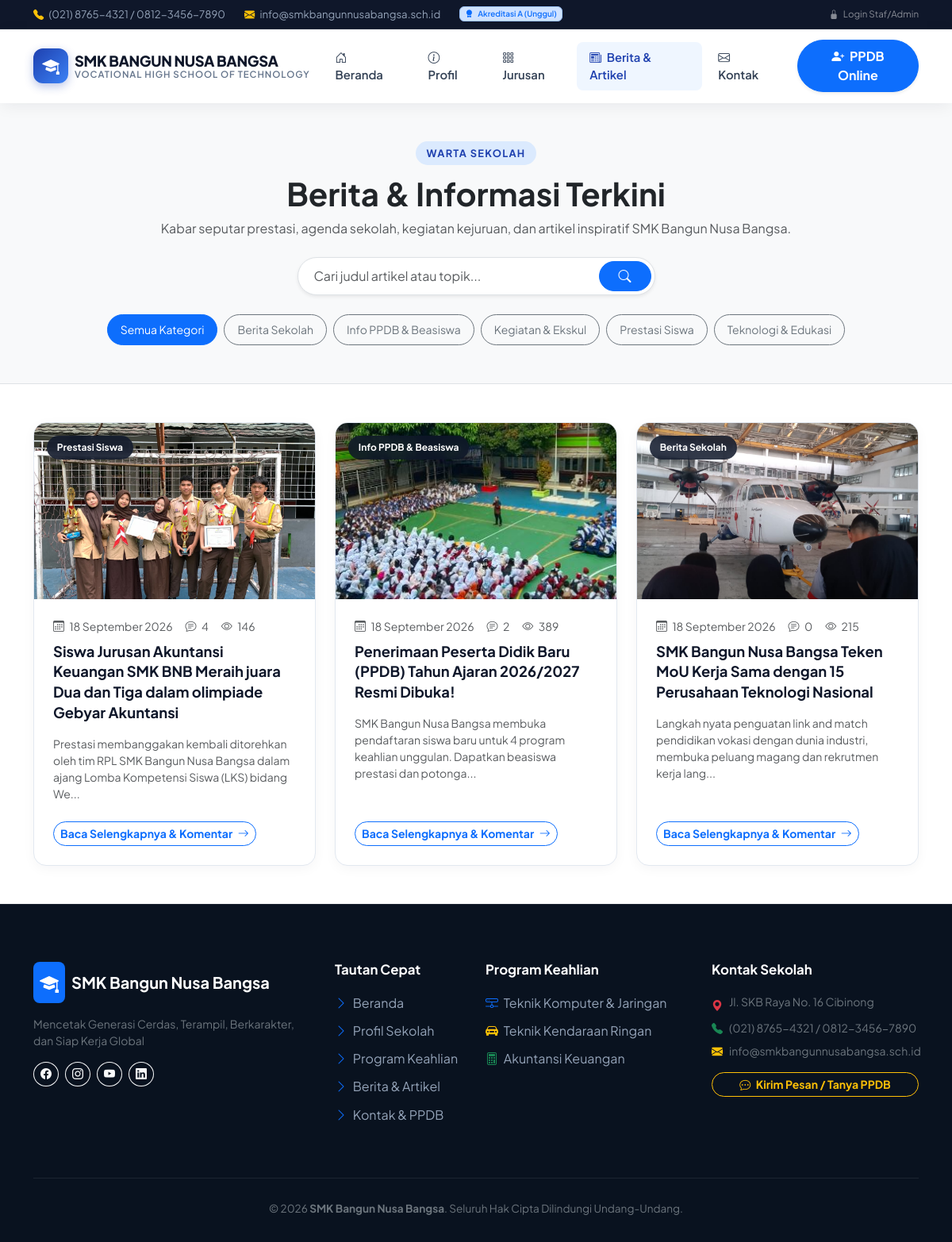
Screenshot of /artikel.php with the database file from the repository.
### tables this page shows
CREATE TABLE `categories` (
  `id` int(11) NOT NULL,
  `name` varchar(100) NOT NULL,
  `slug` varchar(120) NOT NULL,
  `description` varchar(255) DEFAULT NULL,
  `created_at` timestamp NOT NULL DEFAULT current_timestamp()
);

CREATE TABLE `articles` (
  `id` int(11) NOT NULL,
  `category_id` int(11) NOT NULL,
  `user_id` int(11) NOT NULL,
  `title` varchar(255) NOT NULL,
  `slug` varchar(255) NOT NULL,
  `excerpt` text NOT NULL,
  `content` longtext NOT NULL,
  `image` varchar(255) DEFAULT NULL,
  `status` enum('published','draft') DEFAULT 'published',
  `views_count` int(11) DEFAULT 0,
  `created_at` timestamp NOT NULL DEFAULT current_timestamp(),
  `updated_at` timestamp NOT NULL DEFAULT current_timestamp() ON UPDATE current_timestamp()
);

### config/app.php (called while the page is built, shortened)
<?php
function base_url($path = '') {
    $protocol = (!empty($_SERVER['HTTPS']) && $_SERVER['HTTPS'] !== 'off') || (isset($_SERVER['SERVER_PORT']) && $_SERVER['SERVER_PORT'] == 443) ? "https://" : "http://";
    $host = $_SERVER['HTTP_HOST'] ?? 'localhost';
    $scriptName = str_replace('\\', '/', dirname($_SERVER['SCRIPT_NAME'] ?? ''));
    $baseFolder = '';
    if (strpos($scriptName, '/admin') !== false) {
        $baseFolder = substr($scriptName, 0, strpos($scriptName, '/admin'));
    } else {
        $baseFolder = rtrim($scriptName, '/');
    }
    $url = $protocol . $host . $baseFolder;
    return rtrim($url, '/') . '/' . ltrim($path, '/');
}
function asset($path = '') {
    return base_url('assets/' . ltrim($path, '/'));
}
function sanitize($data) {
    return htmlspecialchars(trim($data), ENT_QUOTES, 'UTF-8');
}
function format_date_id($datetime, $includeTime = false) {
    $timestamp = strtotime($datetime);
    $bulan = [
        1 => 'Januari', 'Februari', 'Maret', 'April', 'Mei', 'Juni',
        'Juli', 'Agustus', 'September', 'Oktober', 'November', 'Desember'
    ];
    $d = date('j', $timestamp);
    $m = $bulan[(int)date('n', $timestamp)];
    $y = date('Y', $timestamp);
    return "$d $m $y";
}

### artikel.php (the view, shortened to what this page needs)
<?php
require_once __DIR__ . '/config/app.php';
$pdo = getDBConnection();
$search = sanitize($_GET['q'] ?? '');
$categorySlug = sanitize($_GET['kategori'] ?? '');
$page = max(1, (int)($_GET['page'] ?? 1));
$limit = 6;
$offset = ($page - 1) * $limit;
$categories = [];
try {
    $categories = $pdo->query("SELECT * FROM categories ORDER BY name ASC")->fetchAll();
} catch (Exception $e) {
}
$whereClauses = ["a.status = 'published'"];
$params = [];
$whereSql = implode(' AND ', $whereClauses);
$articles = [];
try {
    $articleStmt = $pdo->prepare("
        SELECT a.*, c.name as category_name, c.slug as category_slug,
               (SELECT COUNT(*) FROM comments cm WHERE cm.article_id = a.id AND cm.status = 'approved') as comment_count
        FROM articles a
        JOIN categories c ON a.category_id = c.id
        WHERE $whereSql
        ORDER BY a.created_at DESC
        LIMIT $limit OFFSET $offset
    ");
    $articleStmt->execute($params);
    $articles = $articleStmt->fetchAll();
} catch (Exception $e) {
}
include __DIR__ . '/includes/header.php';
?>
<section class="py-5 bg-light border-bottom">
  <div class="container text-center">
    <span class="section-tag">Warta Sekolah</span>
    <h1 class="fw-bold text-dark mb-2">Berita & Informasi Terkini</h1>
    <p class="text-muted max-w-600 mx-auto">
      Kabar seputar prestasi, agenda sekolah, kegiatan kejuruan, dan artikel inspiratif SMK Bangun Nusa Bangsa.
    </p>
    <div class="row justify-content-center mt-4">
      <div class="col-md-6 col-lg-5">
        <form action="<?= base_url('artikel.php') ?>" method="GET" class="input-group shadow-sm rounded-pill overflow-hidden bg-white p-1 border">
          <input type="text" name="q" class="form-control border-0 ps-3 shadow-none" placeholder="Cari judul artikel atau topik..." value="<?= htmlspecialchars($search) ?>">
          <button class="btn btn-primary rounded-pill px-4" type="submit">
            <i class="bi bi-search"></i>
          </button>
        </form>
      </div>
    </div>
    <div class="d-flex flex-wrap justify-content-center gap-2 mt-4">
      <a href="<?= base_url('artikel.php' . (!empty($search) ? '?q=' . urlencode($search) : '')) ?>"
         class="btn btn-sm rounded-pill px-3 py-2 <?= empty($categorySlug) ? 'btn-primary' : 'btn-outline-secondary' ?>">
        Semua Kategori
      </a>
      <?php foreach ($categories as $cat): ?>
        <a href="<?= base_url('artikel.php?kategori=' . urlencode($cat['slug']) . (!empty($search) ? '&q=' . urlencode($search) : '')) ?>"
           class="btn btn-sm rounded-pill px-3 py-2 <?= $categorySlug == $cat['slug'] ? 'btn-primary' : 'btn-outline-secondary' ?>">
          <?= htmlspecialchars($cat['name']) ?>
        </a>
      <?php endforeach; ?>
    </div>
  </div>
</section>
<section class="py-5">
  <div class="container">
    <div class="row g-4">
      <?php if (!empty($articles)): ?>
        <?php foreach ($articles as $art): ?>
          <div class="col-md-6 col-lg-4">
            <div class="article-card">
              <div class="article-img-wrapper">
                <?php if (!empty($art['image'])): ?>
                  <img src="<?= asset('uploads/articles/' . $art['image']) ?>" alt="<?= htmlspecialchars($art['title']) ?>" class="article-img">
                <?php else: ?>
                  <div class="w-100 h-100 bg-secondary-subtle d-flex align-items-center justify-content-center text-muted">
                    <i class="bi bi-newspaper fs-1"></i>
                  </div>
                <?php endif; ?>
                <span class="article-cat-badge"><?= htmlspecialchars($art['category_name']) ?></span>
              </div>
              <div class="p-4 d-flex flex-column flex-grow-1">
                <div class="d-flex align-items-center gap-3 text-muted small mb-2">
                  <span><i class="bi bi-calendar3 me-1"></i> <?= format_date_id($art['created_at']) ?></span>
                  <span><i class="bi bi-chat-text me-1"></i> <?= $art['comment_count'] ?></span>
                  <span><i class="bi bi-eye me-1"></i> <?= $art['views_count'] ?></span>
                </div>
                <h5 class="fw-bold mb-3">
                  <a href="<?= base_url('artikel-detail.php?slug=' . urlencode($art['slug'])) ?>" class="article-title text-decoration-none">
                    <?= htmlspecialchars($art['title']) ?>
                  </a>
                </h5>
                <p class="text-muted small mb-4 flex-grow-1">
                  <?= htmlspecialchars(mb_strimwidth($art['excerpt'], 0, 130, '...')) ?>
                </p>
                <a href="<?= base_url('artikel-detail.php?slug=' . urlencode($art['slug'])) ?>" class="btn btn-sm btn-outline-primary rounded-pill fw-bold align-self-start">
                  Baca Selengkapnya & Komentar <i class="bi bi-arrow-right ms-1"></i>
                </a>
              </div>
            </div>
          </div>
        <?php endforeach; ?>
      <?php endif; ?>
    </div>
  </div>
</section>
<?php include __DIR__ . '/includes/footer.php'; ?>

### rows the page displays
categories: name "Berita Sekolah"
categories: name "Info PPDB & Beasiswa"
categories: name "Kegiatan & Ekskul"
categories: name "Prestasi Siswa"
categories: name "Teknologi & Edukasi"
articles: image (picture), category.name "Prestasi Siswa", created_at "18 September 2026", comment_count "4", views_count "146", title "Siswa Jurusan Akuntansi Keuangan SMK BNB Meraih juara Dua dan Tiga dalam olimpiade Gebyar Akuntansi", excerpt "Prestasi membanggakan kembali ditorehkan oleh tim RPL SMK Bangun Nusa Bangsa dalam ajang Lomba Kompetensi Siswa (LKS) bidang We..."
articles: image (picture), category.name "Info PPDB & Beasiswa", created_at "18 September 2026", comment_count "2", views_count "389", title "Penerimaan Peserta Didik Baru (PPDB) Tahun Ajaran 2026/2027 Resmi Dibuka!", excerpt "SMK Bangun Nusa Bangsa membuka pendaftaran siswa baru untuk 4 program keahlian unggulan. Dapatkan beasiswa prestasi dan potonga..."
articles: image (picture), category.name "Berita Sekolah", created_at "18 September 2026", comment_count "0", views_count "215", title "SMK Bangun Nusa Bangsa Teken MoU Kerja Sama dengan 15 Perusahaan Teknologi Nasional", excerpt "Langkah nyata penguatan link and match pendidikan vokasi dengan dunia industri, membuka peluang magang dan rekrutmen kerja lang..."

### other values shown
$schoolPhone "(021) 8765-4321 / 0812-3456-7890"
$schoolEmail "info@smkbangunnusabangsa.sch.id"
$schoolAccreditation "A (Unggul)"
$schoolName "SMK Bangun Nusa Bangsa"
$schoolTagline "Mencetak Generasi Cerdas, Terampil, Berkarakter, dan Siap Kerja Global"
$schoolAddress "Jl. SKB Raya No. 16 Cibinong"
